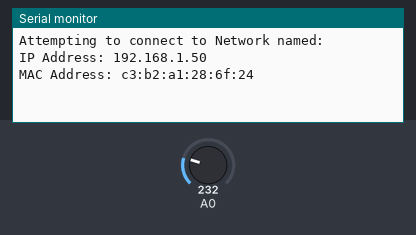
Recording of a sketch running on a simulated Arduino Nano 33 IoT. Shown: the last lines printed to the serial monitor. Inputs (shaded band) come from the test bench; at power-on: A0 = 232. WiFi joins after 1.5 s; servers stay silent unless stated; uploads are accepted with an empty reply; not simulated (calls return 0 or success): arduino_secrets.h.

Above: at 4.7 s.
4.8 s: A0 set to 250
At 10.6 s:
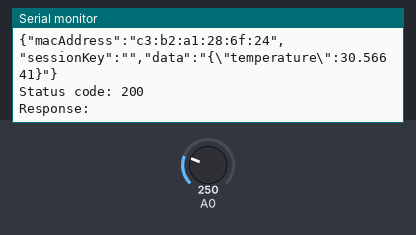
17.3 s: A0 set to 266
At 20.36 s:
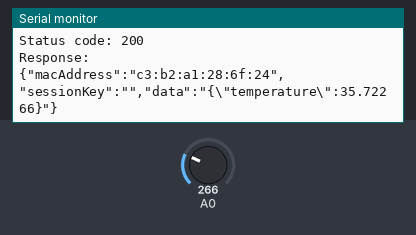

The sketch:

ConnDevClient.ino
```cpp
/*
  Connected Devices client

  Connects to a server using HTTPS and uploads data. This
  client works with the connected devices server API at
  https://github.com/don/itp-connected-devices

  For details, check connected devices class website.
  Works with MKR1010, MKR1000, ESP8266
  Uses the following libraries:
   http://librarymanager/All#WiFi101  // use this for MKR1000
   http://librarymanager/All#WiFiNINA  // use this for MKR1010, Nano 33 IoT
   http://librarymanager/All#ESP8266WiFi  // use this with ESP8266
   http://librarymanager/All#ArduinoHttpClient
   http://librarymanager/All#Arduino_JSON

  created 18 Feb 2019
  by Tom Igoe
*/
// include required libraries and config files
#include <SPI.h>
//#include <WiFi101.h>        // for MKR1000 modules
#include <WiFiNINA.h>         // for MKR1010 modules
//#include <ESP8266WiFi.h>    // for ESP8266 modules
#include <ArduinoHttpClient.h>
#include <Arduino_JSON.h>
#include "arduino_secrets.h"

byte mac[6];                    // mac address of your device
WiFiSSLClient netSocket;        // network socket to server
const char server[] = SECRET_SERVER;  // server name
String route = "/data";         // API route

// the HTTP client is global so you can use it in multiple functions below:
HttpClient client(netSocket, server, 443);
// a JSON variable for the body of your requests:
JSONVar body;

// request timestamp in ms:
long lastRequest = 0;
// interval between requests:
int interval = 10000;

void setup() {
  Serial.begin(9600);              // initialize serial communication

  // while you're not connected to a WiFi AP, attempt to connect:
  while ( WiFi.status() != WL_CONNECTED) {
    Serial.print("Attempting to connect to Network named: ");
    Serial.println(SECRET_SSID);           // print the network name (SSID)
    WiFi.begin(SECRET_SSID, SECRET_PASS);  // try to connect
    delay(2000);
  }
  // get your MAC address:
  WiFi.macAddress(mac);

  // When you're connected, print out the device's network status:
  IPAddress ip = WiFi.localIP();
  Serial.print("IP Address: ");
  Serial.println(ip);
  Serial.print("MAC Address: ");
  Serial.println(macToString(mac));

  // add the mac address and session key to the body,
  // since they won't change:
  body["macAddress"] = macToString(mac);
  body["sessionKey"] = SECRET_SESSIONKEY;
}

void loop() {
  if (millis() - lastRequest > interval ) {

    // this is your data. It's a JSON object that will go
    // in the other JSON object (the body):
    JSONVar sensorData;
    // read sensor (in this case, a TMP36 temperature sensor):
    int sensorValue = analogRead(A0);
    // convert reading to voltage level:
    float voltage = sensorValue *  (3.3 / 1024.0);
    // convert the millivolts to temperature celsius:
    float temperature = (voltage - 0.5) / 0.01;
    sensorData["temperature"] = temperature;

    // use this for POST:
    postData(JSON.stringify(sensorData));
    //  or use this for GET:
    //  getData();
    int transactionID = 539;
    //  or use this to GET one datum:
    //  getDatum(transactionID);
    //  or use this to DELETE one datum:
    //deleteDatum(transactionID);

    // read the status code and body of the response
    int statusCode = client.responseStatusCode();
    String response = client.responseBody();

    // print out the response:
    Serial.print("Status code: ");
    Serial.println(statusCode);
    Serial.print("Response: " );
    Serial.println(response);
    // when there's nothing left to the response,
    client.stop();           // close the request
    // timestamp the time of request:
    lastRequest = millis();
  }
}

void postData(String newData) {
  // set the content type and fill in the POST data:
  String contentType = "application/json";
  // the template for the body of the POST request:
  body["data"] = newData;
  Serial.println(body);
  // make the request
  client.post(route, contentType, JSON.stringify(body));
}

void getData() {
  // set the content type and fill in the body:
  String contentType = "application/json";

  // make the request:
  client.beginRequest();
  client.get(route);
  client.sendHeader("Content-Type", "application/json");
  client.sendHeader("Content-Length", body.length());
  client.beginBody();
  client.println(body);
  client.endRequest();
}

void getDatum(int newData) {
  // set the content type and fill in the body:
  String contentType = "application/json";
  // add the query to the route:
  String request = route + "/";
  request += String(newData);
  // make the request:
  client.beginRequest();
  client.get(request);
  client.sendHeader("Content-Type", "application/json");
  client.sendHeader("Content-Length", body.length());
  client.beginBody();
  client.print(body);
  client.endRequest();
}


void deleteDatum(int newData) {
  // set the content type and fill in the body:
  String contentType = "application/json";
  // the template for the body of the POST request:
  String body = " {\"macAddress\":\"MAC\",\"sessionKey\":\"KEY\"}";
  // replace the template placeholders with actual values:
  body.replace("MAC", macToString(mac));
  body.replace("KEY", SECRET_SESSIONKEY);

  // add the query to the route:
  String request = route + "/";
  request += String(newData);
  // make the request:
  client.beginRequest();
  client.del(request);
  client.sendHeader("Content-Type", "application/json");
  client.sendHeader("Content-Length", body.length());
  client.beginBody();
  client.print(body);
  client.endRequest();
}

// convert the MAC address to a String:
String macToString(byte mac[]) {
  String result;
  for (int i = 5; i >= 0; i--) {
    if (mac[i] < 16) {
      result += "0";
    }
    result += String(mac[i], HEX);
    if (i > 0)  result += ":";
  }
  return result;
}
```

Measured:
- after the input at 4.8 s, the serial monitor: prints a new line after 5.2 s (image 1)
- after the input at 17.3 s, the serial monitor: prints a new line after 2.9 s (image 2)
